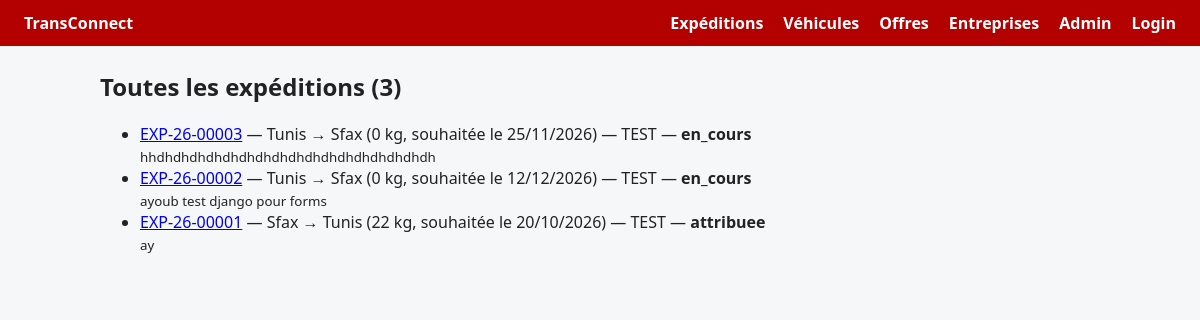
/expeditions/expedition_list/, run on an earlier commit of the app's database.
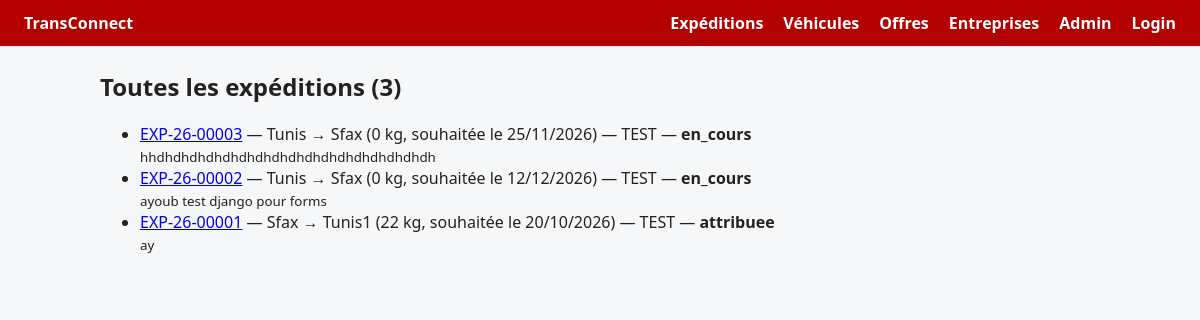
And on a later commit of the database.
### ExpeditionsApp/models.py (models this page shows, shortened)
class Expedition(models.Model):
    reference = models.CharField(
        max_length=20,
        unique=True,
        editable=False,
        validators=[
            RegexValidator(
                regex=r"^EXP-\d{2}-\d{5}$",
                message="La reference doit suivre le format EXP-AA-NNNNN.",
            )
        ],
    )
    ville_depart = models.CharField()
    ville_arrivee = models.CharField()
    poids_kg = models.DecimalField(
        max_digits=10,
        decimal_places=2,
        validators=[MinValueValidator(Decimal("0.01"))],
    )
    date_souhaitee = models.DateField()
    description = models.TextField()
    statut = models.CharField(
        max_length=30,
        choices=[
            ("publiee", "publiee"),
            ("attribuee", "attribuee"),
            ("en_cours", "en_cours"),
            ("livree", "livree"),
            ("annulee", "annulee"),
        ],
        default="publiee",
    )
    created_at = models.DateTimeField(auto_now_add=True)
    updated_at = models.DateTimeField(auto_now=True)
    entreprise = models.ForeignKey(
        Entreprise,
        on_delete=models.CASCADE,
        related_name="expedition",
        limit_choices_to={"type_entreprise": "chargeur"},
    )
    class Meta:
        constraints = [
            models.CheckConstraint(
                condition=models.Q(poids_kg__gt=0),
                name="expedition_poids_kg_positif",
            )
        ]

### EntreprisesApp/models.py (models this page shows, shortened)
class Entreprise(models.Model):
    raison_sociale = models.CharField()
    matricule_fiscal = models.CharField(
        max_length=17,
        unique=True,
        validators=[
            RegexValidator(
                regex=r"^\d{7}[/ -]?[A-Za-z][/ -]?[ABDNPEabdnpe][/ -]?[MPCNEmpcne][/ -]?\d{3}$",
                message="Matricule fiscal invalide (ex. 1234567AAM000 ou 1234567/A/A/M/000).",
            )
        ],
    )
    type_entreprise = models.CharField(
        choices=[
            ("chargeur", "chargeur"),
            ("transporteur", "transporteur"),
        ]
    )
    adresse = models.TextField(validators=[MinLengthValidator(20)])
    created_at = models.DateTimeField(auto_now_add=True)
    updated_at = models.DateTimeField(auto_now=True)
    gerant = models.OneToOneField(
        settings.AUTH_USER_MODEL,
        on_delete=models.CASCADE,
        related_name="entreprise",
    )

### ExpeditionsApp/views.py (the view)
# urls.py: path('expedition_list/', Expedition_list.as_view(), name='expedition_list'),
class Expedition_list(ListView):
    model = Expedition
    template_name = "expeditions/liste.html"
    context_object_name = "expeditions"
    extra_context = {"titre": "Toutes les expéditions"}
    def get_queryset(self):
        return (
            Expedition.objects
            .select_related("entreprise")
            .order_by("-created_at")
        )

### ExpeditionsApp/templates/expeditions/liste.html (shortened to what this page needs)
{% extends "base.html" %}
{% block content %}
<h2>{{ titre|default:"Expéditions publiées" }} ({{ expeditions|length }})</h2>
<ul>
    {% for expedition in expeditions %}
    <li>
        <a href="{% url 'expedition_detail' expedition.pk %}">{{ expedition.reference }}</a>
        — {{ expedition.ville_depart|title }} → {{ expedition.ville_arrivee|title }}
        ({{ expedition.poids_kg|floatformat:0 }} kg,
        souhaitée le {{ expedition.date_souhaitee|date:"d/m/Y" }})
        — {{ expedition.entreprise.raison_sociale|upper }}
        — <strong>{{ expedition.get_statut_display }}</strong>
        <br>
        <small>{{ expedition.description|default:"Aucune description fournie."|truncatewords:15 }}</small>
    </li>
    {% empty %}
    <li>Aucune expédition disponible pour le moment.</li>
    {% endfor %}
</ul>
{% endblock %}

What changed in the data, as far as the page shows it:
changed Expedition "EXP-26-00001": ville_arrivee "Tunis" → "Tunis1"
